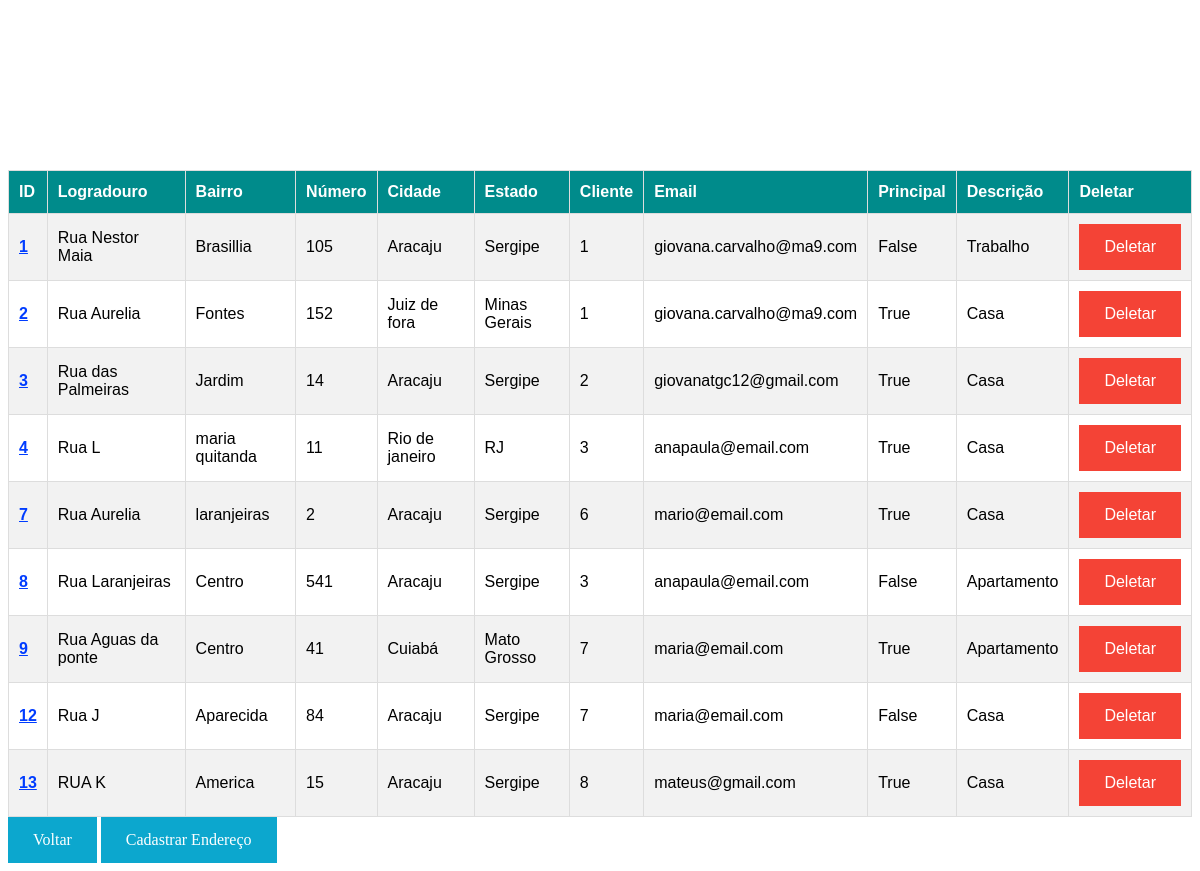
The page /list/ on the database as committed earlier.
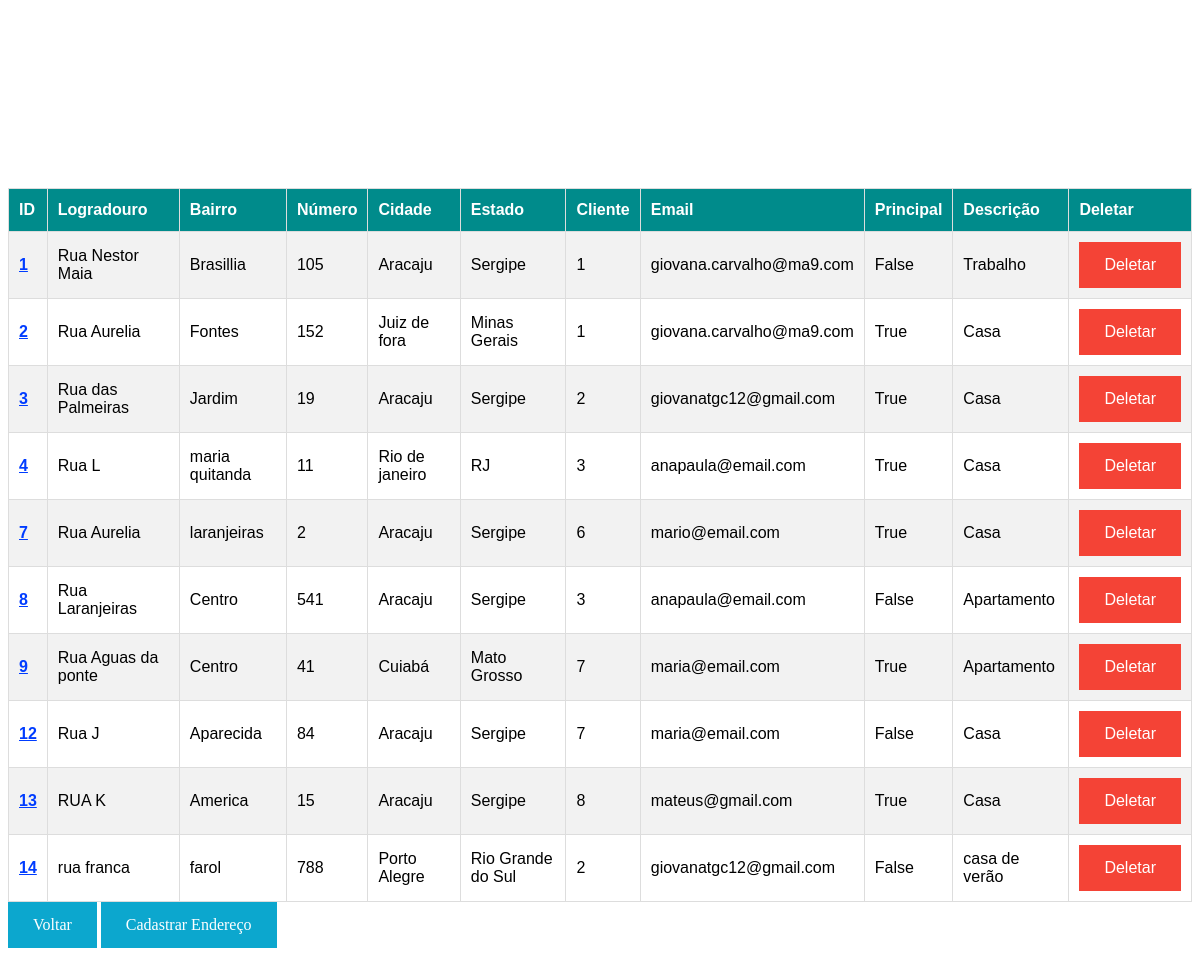
The same page on the database as committed later.
### cadastros/models.py (models this page shows, shortened)
class Endereco(models.Model):
    logradouro = models.CharField("logradouro", max_length=500)
    bairro = models.CharField("bairro", max_length= 100)
    cidade = models.CharField("cidade", max_length=100)
    estado = models.CharField("estado", max_length=100)
    numero = models.CharField("numero", max_length=100)
    email = models.EmailField("email")
    descricao = models.CharField("descrição do endereço", max_length=50)
    begin_date= models.DateTimeField(auto_now_add=True)
    active = models.BooleanField(default=True)#para verificar se endereço está ativo
    endereco_principal = models.BooleanField("Endereço principal", default=False)
    cliente = models.ForeignKey(Cliente,on_delete=models.CASCADE,related_name='endereco_cliente',verbose_name='Cliente')
    class Meta:
        db_table= 'endereco'
        verbose_name= "Endereço"
        verbose_name_plural= "Endereços"

class Cliente(models.Model):
    foto = models.ImageField(upload_to='images/',null=True,blank=True,)
    nome = models.CharField("nome", max_length=50)
    sobrenome = models.CharField("sobrenome", max_length=100)
    cpf = models.CharField("cpf", max_length=11, unique=True)
    rg = models.CharField("rg", max_length=8, unique=True)
    telefone = models.CharField("telefone", max_length=12)
    email = models.EmailField("email")
    begin_date= models.DateTimeField(auto_now_add=True)
    def __str__(self):
        return str(self.id)
    class Meta:
        db_table= 'cliente'
        verbose_name = "Cliente"
        verbose_name_plural = "Clientes"

### cadastros/views.py (the view)
# urls.py: path('list/',EnderecoList.as_view(), name= 'endereco_list'),
class EnderecoList(ListView):
    model = Endereco
    queryset = Endereco.objects.all()
    def get_queryset(self):
        if self.kwargs.get('cliente_pk'):
            return self.queryset.filter(cliente_id=self.kwargs.get('cliente_pk'))
        return self.queryset.all()

### cadastros/templates/cadastros/endereco_list.html (shortened to what this page needs)
<!DOCTYPE html>
<html lang="en">
<head>
</head>
<body>
    <table id="customers">
        <tr>
        <th>ID</th>
        <th>Logradouro</th>
        <th>Bairro</th>
        <th>Número</th>
        <th>Cidade</th>
        <th>Estado</th>
        <th>Cliente</th>
        <th>Email</th>
        <th>Principal</th>
        <th>Descrição</th>
        <th>Deletar</th>
        </tr>
    {% for endereco in object_list %}
    <tr>
        <td>
            <b><a class="three" href="{% url 'endereco_update' endereco.id %}"  target="_blank">{{ endereco.id}}</a></b>
        </td>
        <td>{{ endereco.logradouro }}</td>
        <td>{{ endereco.bairro }}</td>
        <td>{{ endereco.numero }}</td>
        <td>{{ endereco.cidade }}</td>
        <td>{{ endereco.estado }}</td>
        <td>{{ endereco.cliente }}</td>
        <td>{{ endereco.email}}</td>
        <td>{{ endereco.endereco_principal}}</td>
        <td>{{ endereco.descricao}}</td>
        <td>
            <a class="two" href="{% url 'endereco_delete' endereco.id %}" target="_blank">Deletar</a>
        </td>
    </tr>
    <br>
    {% endfor %}
    </table>
    <a class="four" href="/cadastros/" target="_blank">Voltar</a>
    <a class="one" href="/cadastros/createAddress/" target="_blank">Cadastrar Endereço</a>
</body>
</html>

Rows that differ between the two databases and show on the page:
changed Endereco "Rua das Palmeiras": numero "14" → "19"
added Endereco: id "14", logradouro "rua franca", bairro "farol", numero "788", cidade "Porto Alegre", estado "Rio Grande do Sul", cliente "2", email "giovanatgc12@gmail.com", endereco_principal "False", descricao "casa de verão"
